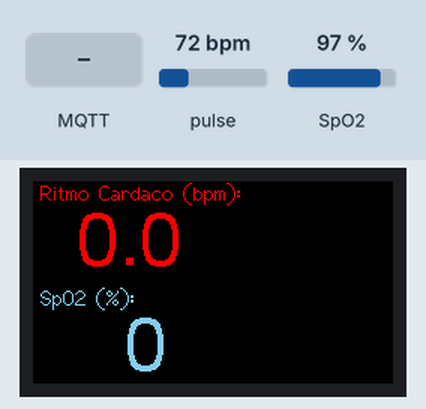
Simulated run of this program. Board: ESP32. Shown: 240×135 colour display. Inputs (shaded band) come from the test bench; at power-on: pulse 72 bpm, SpO2 97 %. WiFi joins after 1.5 s; servers stay silent unless stated; no MQTT or app messages arrive unless stated; what the program prints to the serial monitor is not drawn.

Above: at 2.8 s.
2.9 s: MQTT message "1" arrives on the first subscribed topic
At 4.5 s:
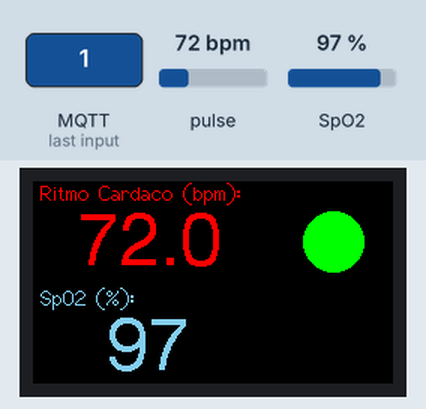
5.5 s: MQTT message "0" arrives on the first subscribed topic
At 6.1 s:
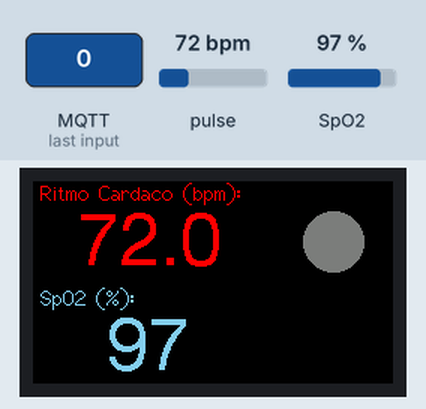
7.0 s: MQTT message "1" arrives on the second subscribed topic
At 7.3 s:
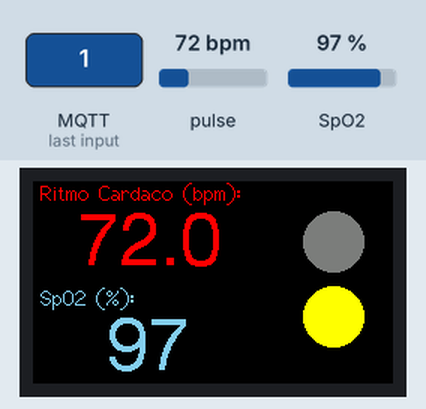
8.5 s: pulse set to 42 bpm
At 10.4 s:
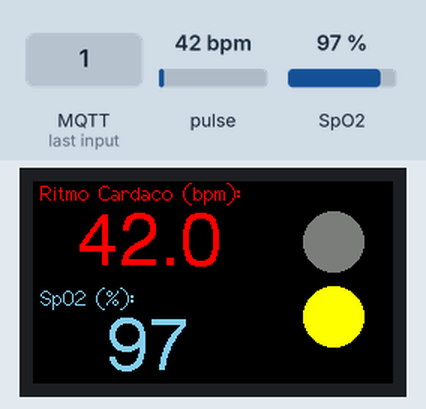
11.5 s: SpO2 set to 80 %
At 13.2 s:
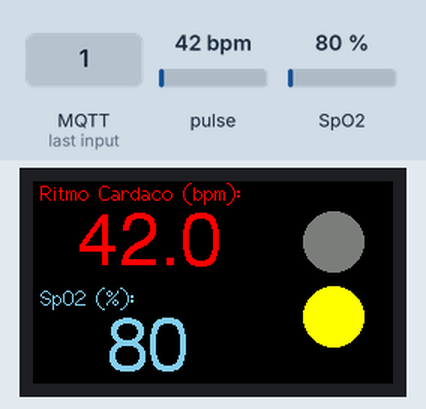
13.5 s: pulse set to 70 bpm
At 14.8 s:
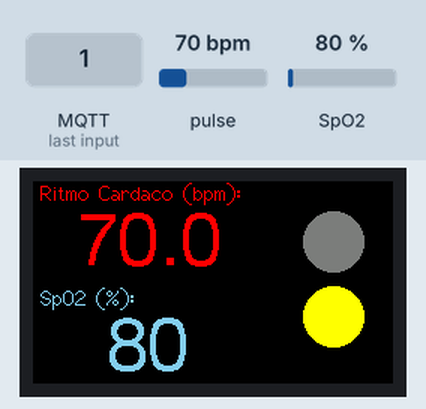
Timing chart, 0 to 16.5 s (numbered marks = the images above; inputs shaded):
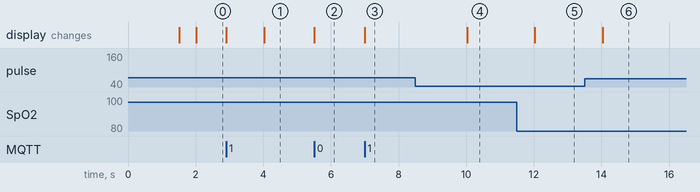

Measured:
- after the input at 2.9 s, the display: first changes at once (image 1 shows a later state)
- after the input at 5.5 s, the display: changes at once (image 2)
- after the input at 7.0 s, the display: changes at once (image 3)
- after the input at 8.5 s, the display: changes after 1.5 s (image 4)
- after the input at 11.5 s, the display: changes after 0.53 s (image 5)
- after the input at 13.5 s, the display: changes after 0.53 s (image 6)

The program:

main.cpp
```cpp
#include <WiFi.h>
#include <TFT_eSPI.h>
#include <PubSubClient.h>

#include <Arduino.h>
#include <Wire.h>
#include "MAX30100_PulseOximeter.h"

#define REPORTING_PERIOD_MS 1000

// PulseOximeter is the higher level interface to the sensor
// it offers:
//  * beat detection reporting
//  * heart rate calculation
//  * SpO2 (oxidation level) calculation
PulseOximeter pox;
uint32_t tsLastReport = 0;

#define BUTTON_LEFT 0
// Update these with values suitable for your network.

const char *ssid = "";        // WiFi name
const char *password = "";    // WiFi password
const char *mqtt_server = ""; // Your assign IP

TFT_eSPI tft = TFT_eSPI();

float spO2 = 0;
char o2String[8];

float ritmo = 0;
char ritmoString[8];

WiFiClient espClient;
PubSubClient client(espClient);
unsigned long lastMsg = 0;
#define MSG_BUFFER_SIZE (50)
char msg[MSG_BUFFER_SIZE];
int value = 0;

bool toggle = false;
char toggleString[25];

void isr()
{
  if (toggle)
  {
    Serial.println("on");
  }
  else
  {
    Serial.println("off");
  }
  toggle = !toggle;
}
void onBeatDetected()
{
  // Serial.println("Beat!");
}
void setup_wifi()
{

  delay(10);
  // We start by connecting to a WiFi network
  Serial.println();
  Serial.print("Connecting to: ");
  Serial.println(ssid);

  WiFi.mode(WIFI_STA);
  WiFi.begin(ssid, password);

  while (WiFi.status() != WL_CONNECTED)
  {
    delay(500);
    Serial.print(".");
  }

  Serial.println("");
  Serial.println("WiFi connected");
  Serial.println("IP address: ");
  Serial.println(WiFi.localIP());
}

void callback(char *topic, byte *message, unsigned int length)
{
  Serial.print("Message arrived [");
  Serial.print(topic);
  Serial.print("..Message ");
  String messageTemp;

  for (int i = 0; i < length; i++)
  {
    Serial.print((char)message[i]);
    messageTemp += (char)message[i];
  }
  Serial.println();

  if (String(topic) == "esp32/led1")
  {
    if (messageTemp == "1")
    {
      Serial.println("led1 on");
      tft.fillCircle(200, 40, 20, TFT_GREEN);
    }
    else if (messageTemp == "0")
    {
      Serial.println("led1 off");
      tft.fillCircle(200, 40, 20, TFT_DARKGREY);
    }
  }

  if (String(topic) == "esp32/led2")
  {
    if (messageTemp == "1")
    {
      Serial.println("led2 on");
      tft.fillCircle(200, 90, 20, TFT_YELLOW);
    }
    else if (messageTemp == "0")
    {
      Serial.println("led2 off");
      tft.fillCircle(200, 90, 20, TFT_DARKGREY);
    }
  }
}

void reconnect()
{
  // Loop until we're reconnected
  while (!client.connected())
  {
    Serial.print("Attempting MQTT connection...");

    // Attempt to connect
    if (client.connect("ESP32Client22"))
    {
      Serial.println("connected");

      // subscribe
      client.subscribe("esp32/led1");
      client.subscribe("esp32/led2");
    }
    else
    {
      Serial.print("failed, rc=");
      Serial.print(client.state());
      Serial.println(" try again in 5 seconds");
      // Wait 5 seconds before retrying
      delay(5000);
    }
  }
}

void setup()
{
  Serial.begin(115200);
  setup_wifi();
  client.setServer(mqtt_server, 1883);
  client.setCallback(callback);

  attachInterrupt(BUTTON_LEFT, isr, RISING);

  tft.init();
  tft.fillScreen(TFT_BLACK);
  tft.setRotation(1);

  Serial.print("Initializing pulse oximeter..");

  // Initialize the PulseOximeter instance
  // Failures are generally due to an improper I2C wiring, missing power supply
  // or wrong target chip
  if (!pox.begin())
  {
    Serial.println("FAILED");
    for (;;)
      ;
  }
  else
  {
    Serial.println("SUCCESS");
  }
  pox.setOnBeatDetectedCallback(onBeatDetected);
}

void loop()
{

  if (!client.connected())
  {
    reconnect();
  }
  client.loop();

  pox.update();

  unsigned long now = millis();
  if (now - lastMsg > 2000)
  {
    lastMsg = now;
    // tft.fillScreen(TFT_BLACK);

    spO2 = pox.getSpO2();
    ritmo = pox.getHeartRate();

    dtostrf(pox.getSpO2(), 2, 0, o2String); // variable, numero de digitos, numero decimales, arreglo donde guardarlo
    // snprintf(msg, MSG_BUFFER_SIZE, "hello world #%ld", value);
    Serial.print("SpO2: ");
    Serial.println(o2String);
    client.publish("esp32/spo2", o2String);
    tft.setTextColor(TFT_SKYBLUE, TFT_BLACK);
    tft.drawString("SpO2 (%):", 5, 70, 2);
    tft.drawString(o2String, 50, 90, 6);

    dtostrf(pox.getHeartRate(), 2, 1, ritmoString); // variable, numero de digitos, numero decimales, arreglo donde guardarlo
    Serial.print("Ritmo: ");
    Serial.println(ritmoString);
    client.publish("esp32/ritmo", ritmoString);
    tft.setTextColor(TFT_RED, TFT_BLACK);
    tft.drawString("Ritmo Cardíaco (bpm):", 5, 0, 2);
    tft.drawString(ritmoString, 30, 20, 6);

    sprintf(toggleString, "%d", toggle);
    Serial.print("Toggle: ");
    Serial.println(toggleString);
    client.publish("esp32/sw", toggleString);
  }
}

// Código simple de prueba sensor MAX30100 ***************************************//

/*
#include <Arduino.h>
#include <Wire.h>
#include "MAX30100_PulseOximeter.h"

#define REPORTING_PERIOD_MS 1000

// PulseOximeter is the higher level interface to the sensor
// it offers:
//  * beat detection reporting
//  * heart rate calculation
//  * SpO2 (oxidation level) calculation
PulseOximeter pox;

uint32_t tsLastReport = 0;

// Callback (registered below) fired when a pulse is detected
void onBeatDetected()
{
  Serial.println("Beat!");
}

void setup()
{
  Serial.begin(115200);

  Serial.print("Initializing pulse oximeter..");

  // Initialize the PulseOximeter instance
  // Failures are generally due to an improper I2C wiring, missing power supply
  // or wrong target chip
  if (!pox.begin())
  {
    Serial.println("FAILED");
    for (;;)
      ;
  }
  else
  {
    Serial.println("SUCCESS");
  }

  // The default current for the IR LED is 50mA and it could be changed
  //   by uncommenting the following line. Check MAX30100_Registers.h for all the
  //   available options.
  // pox.setIRLedCurrent(MAX30100_LED_CURR_7_6MA);

  // Register a callback for the beat detection
  pox.setOnBeatDetectedCallback(onBeatDetected);
}

void loop()
{
  // Make sure to call update as fast as possible
  pox.update();

  // Asynchronously dump heart rate and oxidation levels to the serial
  // For both, a value of 0 means "invalid"
  if (millis() - tsLastReport > REPORTING_PERIOD_MS)
  {
    Serial.print("Heart rate:");
    Serial.print(pox.getHeartRate());
    Serial.print("bpm / SpO2:");
    Serial.print(pox.getSpO2());
    Serial.println("%");

    tsLastReport = millis();
  }
}

*/
```
